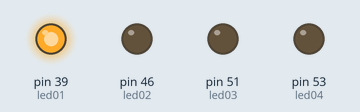
Bench run of a sketch on a simulated Arduino Mega 2560, built with avr-gcc and run on an emulated ATmega2560. On the bench: output pins drawn as LEDs (lit = HIGH).

Above: at 0.2 s.
At 1.2 s:
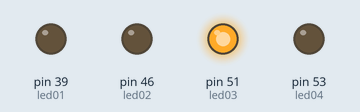
At 2.7 s:
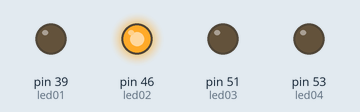
At 3.7 s:
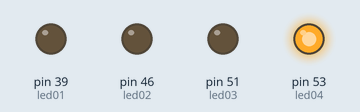
Timing chart, 0 to 4.6 s (numbered marks = the images above):
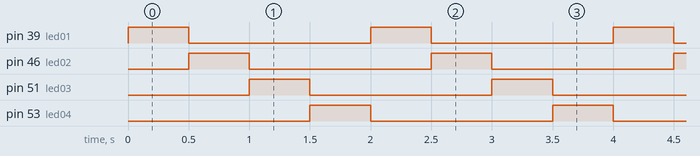

The sketch:

ledTest.ino
```cpp
int led01 = 39;
int led02 = 46;
int led03 = 51;
int led04 = 53;

void setup() {
pinMode(led01,OUTPUT);
pinMode(led02,OUTPUT);
pinMode(led03,OUTPUT);
pinMode(led04,OUTPUT);
}


void loop() {
  // put your main code here, to run repeatedly:

digitalWrite(led01,HIGH);
delay(500);
digitalWrite(led01,LOW);
digitalWrite(led02,HIGH);
delay(500);
digitalWrite(led02,LOW);
digitalWrite(led03,HIGH);
delay(500);
digitalWrite(led03,LOW);
digitalWrite(led04,HIGH);
delay(500);
digitalWrite(led04,LOW);
}
```

Measured:
- by itself, pin 39 (led01), pin 46 (led02), pin 51 (led03), pin 53 (led04): alternates HIGH for 0.50 s and LOW for 1.5 s
- by itself, everything shown: repeats every 2.0 s, in 5 steps
